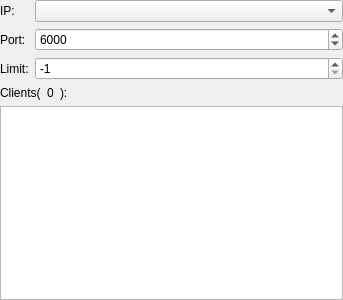
<?xml version="1.0" encoding="UTF-8"?>
<ui version="4.0">
 <class>chanTCPServer</class>
 <widget class="QWidget" name="chanTCPServer">
  <property name="geometry">
   <rect>
    <x>0</x>
    <y>0</y>
    <width>343</width>
    <height>300</height>
   </rect>
  </property>
  <property name="windowTitle">
   <string>Form</string>
  </property>
  <layout class="QFormLayout" name="formLayout">
   <property name="leftMargin">
    <number>0</number>
   </property>
   <property name="topMargin">
    <number>0</number>
   </property>
   <property name="rightMargin">
    <number>0</number>
   </property>
   <property name="bottomMargin">
    <number>0</number>
   </property>
   <item row="0" column="1">
    <widget class="QComboBox" name="cmb_server_ip"/>
   </item>
   <item row="1" column="0">
    <widget class="QLabel" name="lbl_server_port">
     <property name="text">
      <string>Port:</string>
     </property>
    </widget>
   </item>
   <item row="1" column="1">
    <widget class="QSpinBox" name="spn_server_port">
     <property name="minimum">
      <number>1</number>
     </property>
     <property name="maximum">
      <number>65535</number>
     </property>
     <property name="value">
      <number>6000</number>
     </property>
    </widget>
   </item>
   <item row="2" column="0">
    <widget class="QLabel" name="label_1">
     <property name="toolTip">
      <string>最大连接数</string>
     </property>
     <property name="text">
      <string>Limit:</string>
     </property>
    </widget>
   </item>
   <item row="2" column="1">
    <widget class="QSpinBox" name="spn_client_limit">
     <property name="toolTip">
      <string>-1: unlimited</string>
     </property>
     <property name="minimum">
      <number>-1</number>
     </property>
     <property name="maximum">
      <number>9999</number>
     </property>
     <property name="value">
      <number>-1</number>
     </property>
    </widget>
   </item>
   <item row="4" column="0" colspan="2">
    <widget class="QListWidget" name="list_client_addr">
     <property name="contextMenuPolicy">
      <enum>Qt::CustomContextMenu</enum>
     </property>
    </widget>
   </item>
   <item row="3" column="0" colspan="2">
    <layout class="QHBoxLayout" name="hlayout">
     <item>
      <widget class="QLabel" name="label_3">
       <property name="sizePolicy">
        <sizepolicy hsizetype="Fixed" vsizetype="Preferred">
         <horstretch>0</horstretch>
         <verstretch>0</verstretch>
        </sizepolicy>
       </property>
       <property name="text">
        <string>Clients(</string>
       </property>
      </widget>
     </item>
     <item>
      <widget class="QLabel" name="lbl_client_num">
       <property name="sizePolicy">
        <sizepolicy hsizetype="Fixed" vsizetype="Preferred">
         <horstretch>0</horstretch>
         <verstretch>0</verstretch>
        </sizepolicy>
       </property>
       <property name="text">
        <string>0</string>
       </property>
      </widget>
     </item>
     <item>
      <widget class="QLabel" name="label_2">
       <property name="sizePolicy">
        <sizepolicy hsizetype="MinimumExpanding" vsizetype="Preferred">
         <horstretch>0</horstretch>
         <verstretch>0</verstretch>
        </sizepolicy>
       </property>
       <property name="text">
        <string>):</string>
       </property>
      </widget>
     </item>
    </layout>
   </item>
   <item row="0" column="0">
    <widget class="QLabel" name="lbl_server_ip">
     <property name="text">
      <string>IP:</string>
     </property>
    </widget>
   </item>
  </layout>
 </widget>
 <resources/>
 <connections/>
</ui>
